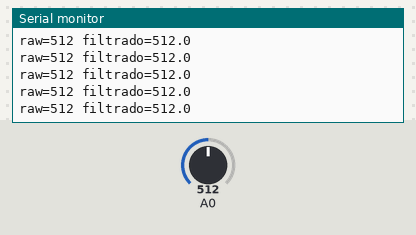
The sketch below on a simulated Arduino Uno, built with avr-gcc and run on an emulated ATmega328P. Shown: the last lines printed to the serial monitor. The inputs (shaded band) are chosen by the test bench; at power-on: A0 = 512.

Above: at 1.2 s.
1.3 s: A0 set to 716
At 1.31 s:
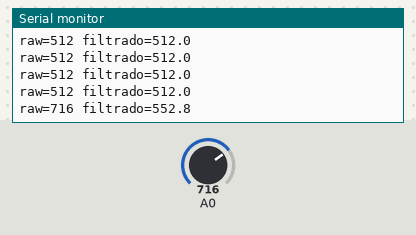
2.8 s: A0 set to 900
At 2.81 s:
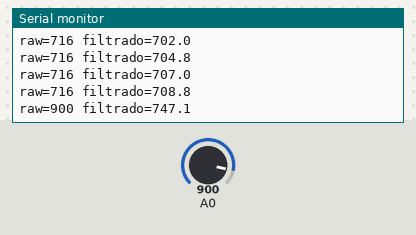
Timing chart, 0 to 5.8 s (numbered marks = the images above; inputs shaded):
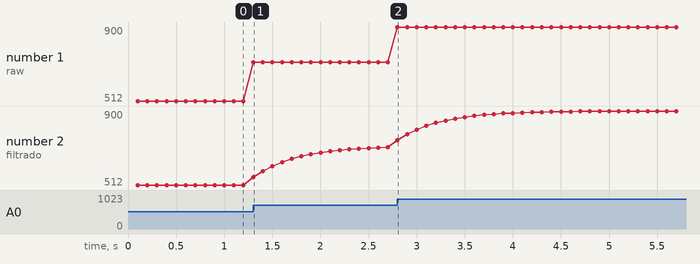

Measured:
- after the input at 1.3 s, the serial monitor: prints a new line at once (image 1)
- after the input at 2.8 s, the serial monitor: prints a new line at once (image 2)
- plotted number 1: 512 → 716 after the input at 1.3 s, 716 → 900 after the input at 2.8 s
- plotted number 2: 512 → 708.8 after the input at 1.3 s, 708.8 → 900 after the input at 2.8 s

The sketch:

luz_filtrada.ino
```cpp
#include <Arduino.h>
unsigned long ultimo = 0;
float filtrado = 0;
bool iniciado = false;
void setup() { Serial.begin(115200); }
void loop() {
  if (millis() - ultimo >= 100) {
    ultimo = millis();
    int raw = analogRead(A0);
    if (!iniciado) {
      filtrado = raw;
      iniciado = true;
    } else
      filtrado += 0.2f * (raw - filtrado);
    Serial.print(F("raw="));
    Serial.print(raw);
    Serial.print(F(" filtrado="));
    Serial.println(filtrado, 1);
  }
}
```
